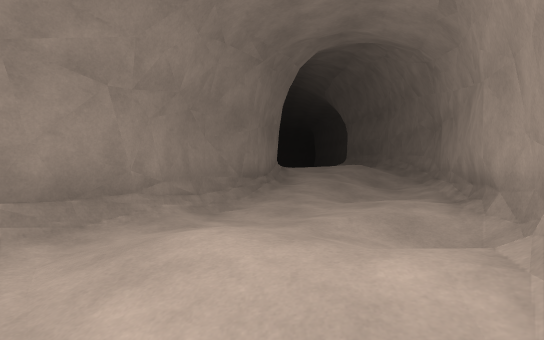
[1] (above)

24 first-person views from a walk through a 3-D level made in the Unity game engine. The camera is 1.2 m above the floor, looks level and sees 80° across. The floor is counted in squares, 1.54 m on a side. Each view is taken from the middle of a square. On the plan, view 1 faces up. The plan holds only what a view shows up to about 11 squares ahead; the rest is blank. The place goes on beyond the plan. The player is left out.

[2]
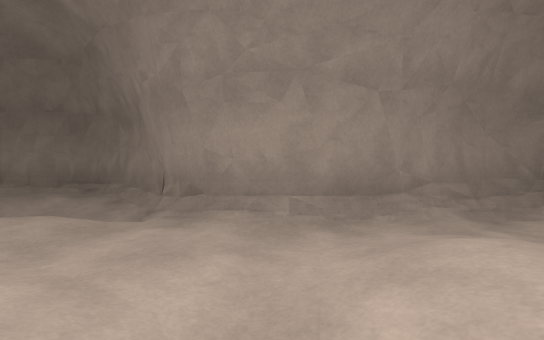

[3]
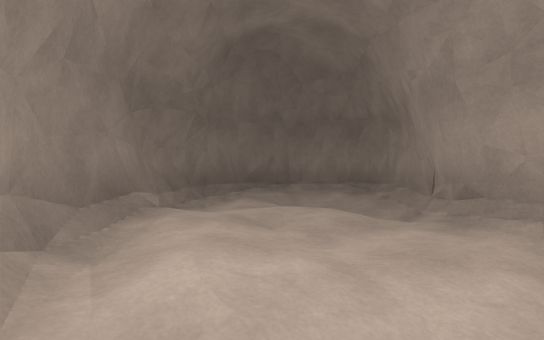

[4]
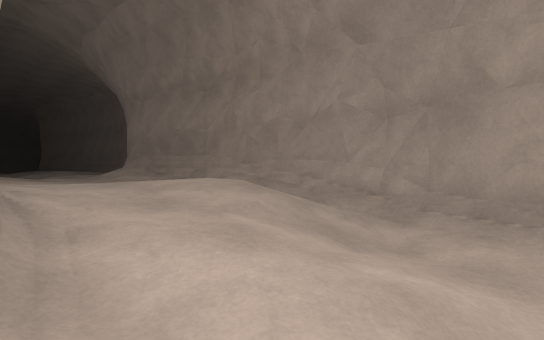

[5]
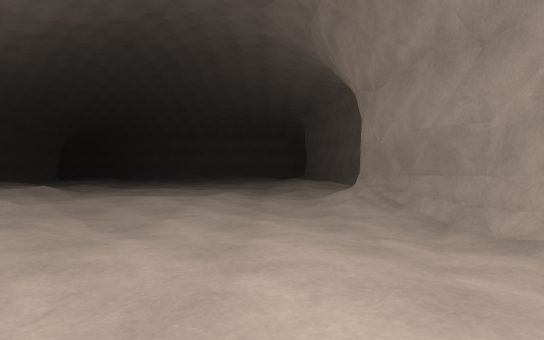

[6]
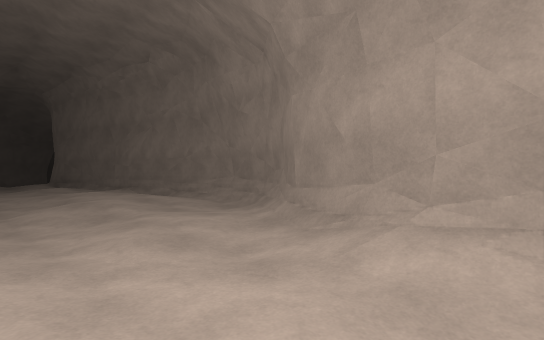

[7]
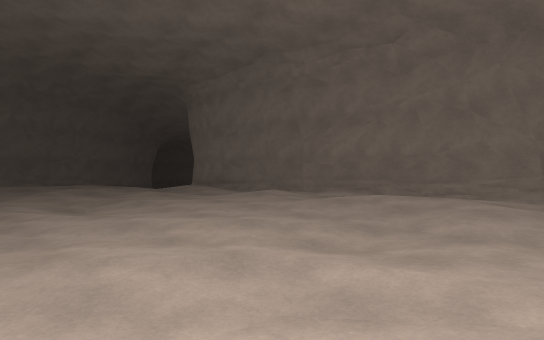

[8]
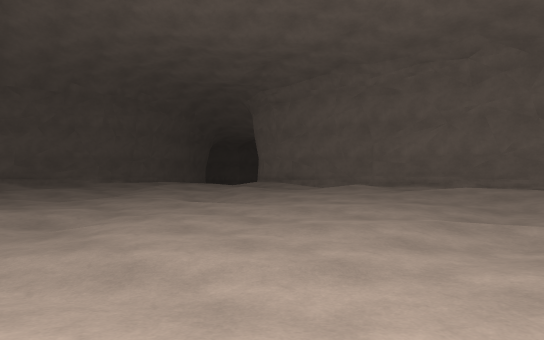

[9]
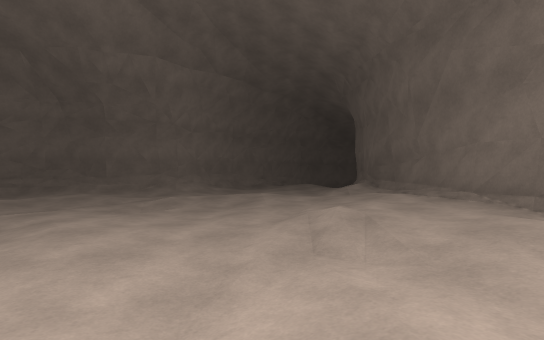

[10]
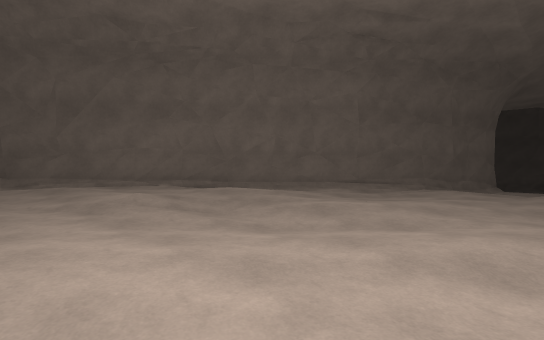

[11]
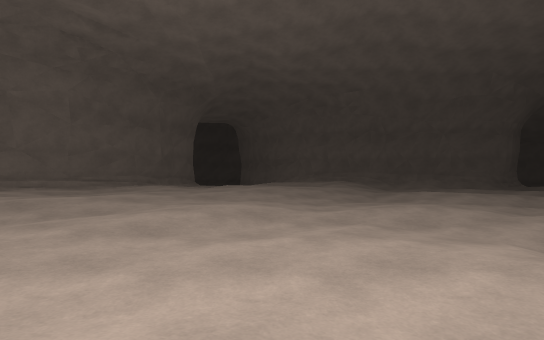

[12]
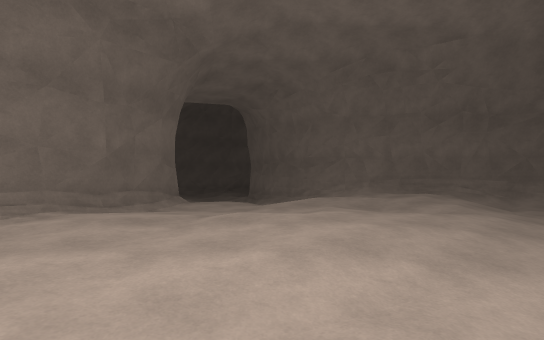

[13]
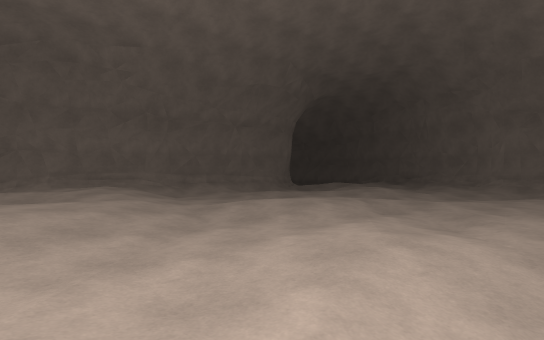

[14]
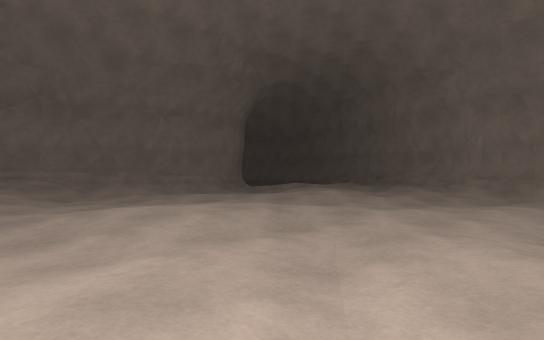

[15]
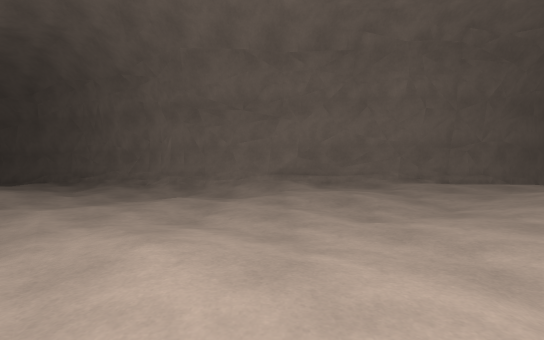

[16]
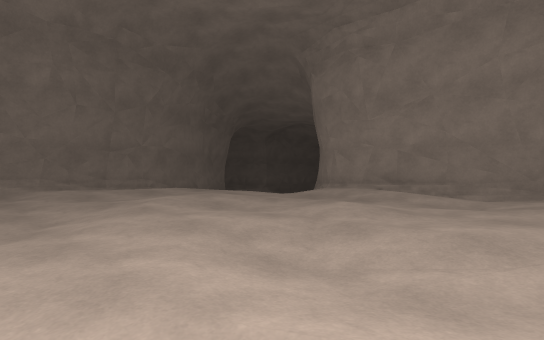

[17]
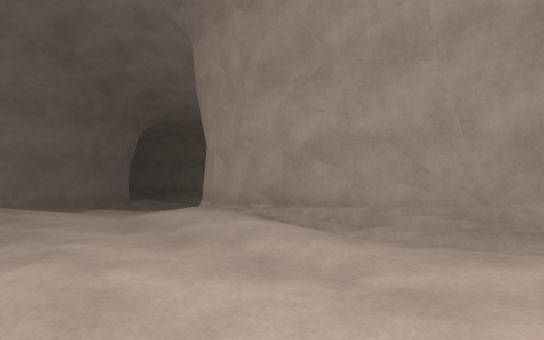

[18]
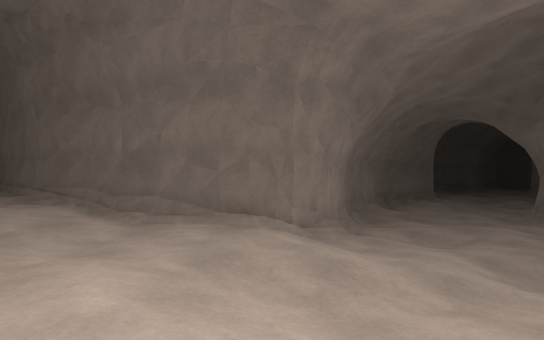

[19]
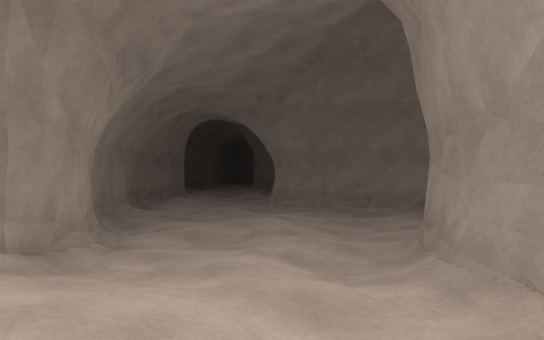

[20]
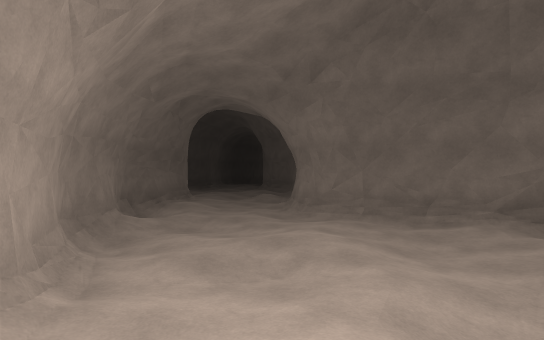

[21]
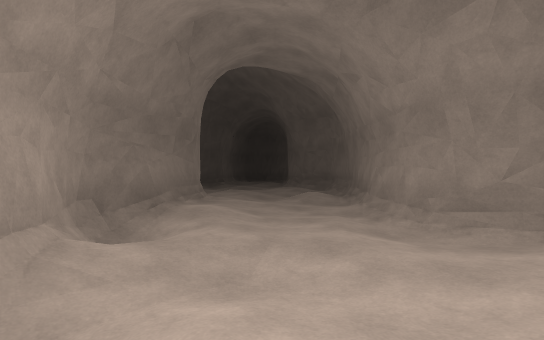

[22]
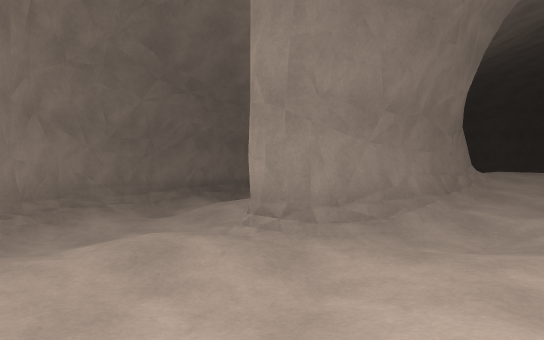

[23]
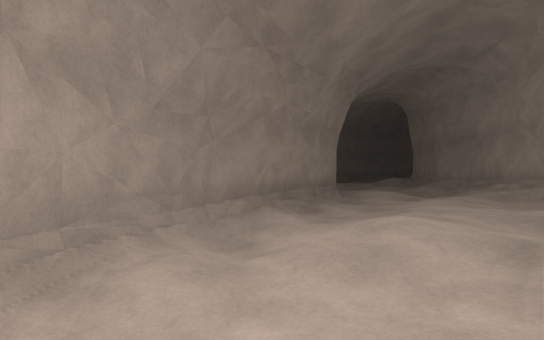

[24]
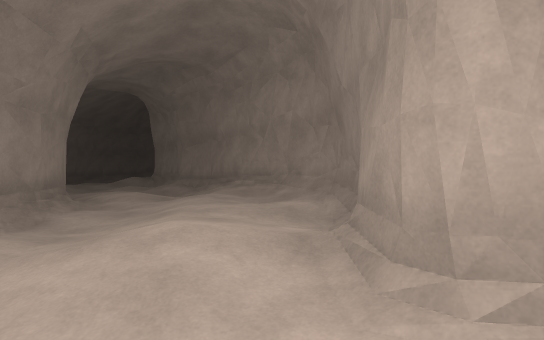

### Floor plan
Key: @ floor where view 1 was taken; # wall or solid block; . main floor; : floor 0.25 m higher than the main floor; - floor 0.25 m lower than the main floor; _ floor 0.5 m lower than the main floor; < floor 0.75 m lower than the main floor; ( floor 1 m lower than the main floor; ! floor 1.25 m lower than the main floor; / step, stairs or slope; ^ raised ledge.
Columns run from 26 left of view 1 to 6 right of it. Each row starts with its distance up from view 1.
 40              .--###           ##
 39              ---..####     ####
 38                -----/#######/_/
 37               ..--_--....::: --
 36               -.-----.....:::--
 35      (<<  #_ ---------..-.:::.-#
 34      < /###_-------------.::..:#
 33      < (###--_----------......:#
 32    ##<</##/-_--..__-----......:#
 31    #(<</##-_---..-------.--...:#
 30   ##(<<_##..------------.-.....##
 29  ##!(<</##:::.--_----_-----..::.#
 28  #((<<<###::...-----_----....:::#
 27 ##!<<<<##..:..:.---------....:.:#
 26 #(!<<###/_/:.:::.--.------...::.#
 25 #(!(###<<__...:::....------..:::#
 24 #!(<##((<_---..:......------.:::#
 23 ##(((((<</-.-.::.::.-...--...:::#
 22  #((!(<(<#####::..::.-......-...#
 21  #!((<((<#   ##/:.::........-.:.#
 20  ##(<<<(##    ###:::::....-..::##
 19  ##((!(!#       ##:::::....:..:#
 18  ##((!!!#        ##::::.:..:..#
 17 ##((((<##         ###::::::..:#
 16 #(((</##            ##:::::.-.#
 15 (((<<##              ##::.....#^
 14 /(<<##                ###:..../^
 13 ((<##                   # :.../#
 12 <(                        :.:::#
 11 <(                         .::.#
 10                           #-./-#
  9                           #-/</#
  8                           #_<<#^
  7                          #<<(<#
  6                          #(((<#
  5                         #(((<#
  4                         #((<<#
  3                    ### #((<!#^
  2                   #(/##(!(<<
  1                   #/!/(((!/
  0                   #/(<<(</@
 -1                    ##(<<(
 -2                     ^####

Where each view was taken, in squares from view 1:
view 1: 0 up, 0 right, facing up
view 2: 0 up, 0 right, facing up-left
view 3: 0 up, 0 right, facing left
view 4: 7 up, 0 right, facing up-right
view 5: 10 up, 2 right, facing up
view 6: 16 up, 1 right, facing up-right
view 7: 22 up, 3 left, facing up-right
view 8: 23 up, 6 left, facing up-right
view 9: 23 up, 7 left, facing down-right
view 10: 25 up, 2 left, facing down-left
view 11: 26 up, 1 left, facing left
view 12: 25 up, 7 left, facing left
view 13: 26 up, 6 left, facing up-left
view 14: 29 up, 6 left, facing up-left
view 15: 29 up, 5 left, facing up
view 16: 29 up, 3 left, facing up-right
view 17: 29 up, 1 right, facing up-right
view 18: 28 up, 16 left, facing down
view 19: 26 up, 16 left, facing down-left
view 20: 24 up, 17 left, facing down-left
view 21: 20 up, 19 left, facing down-left
view 22: 20 up, 22 left, facing up
view 23: 23 up, 24 left, facing up
view 24: 24 up, 24 left, facing up-right
